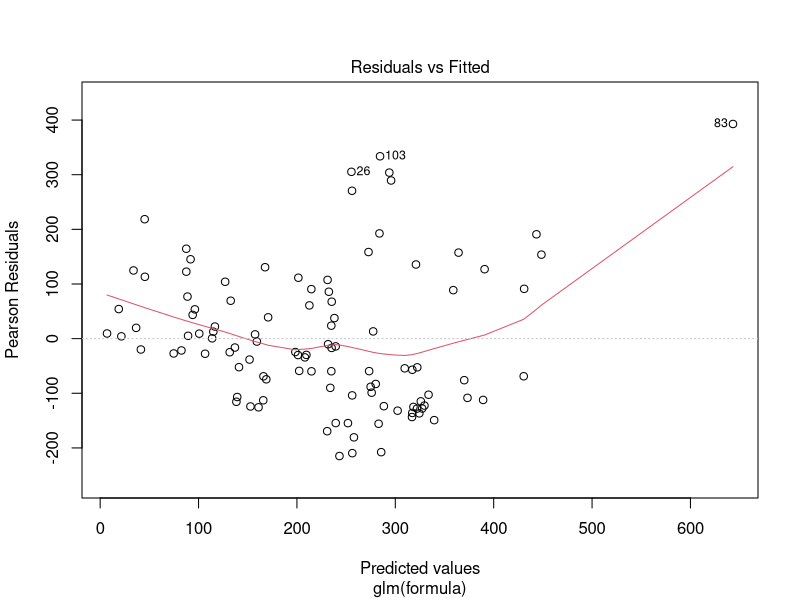
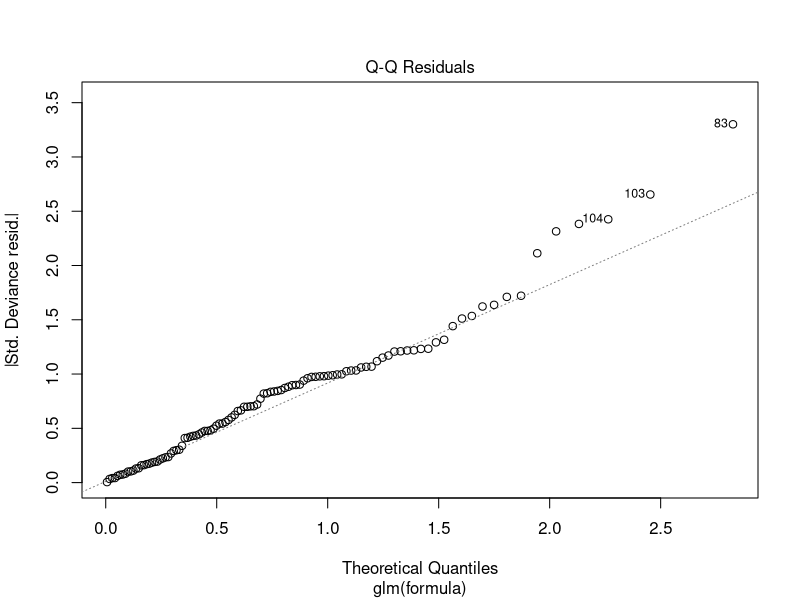
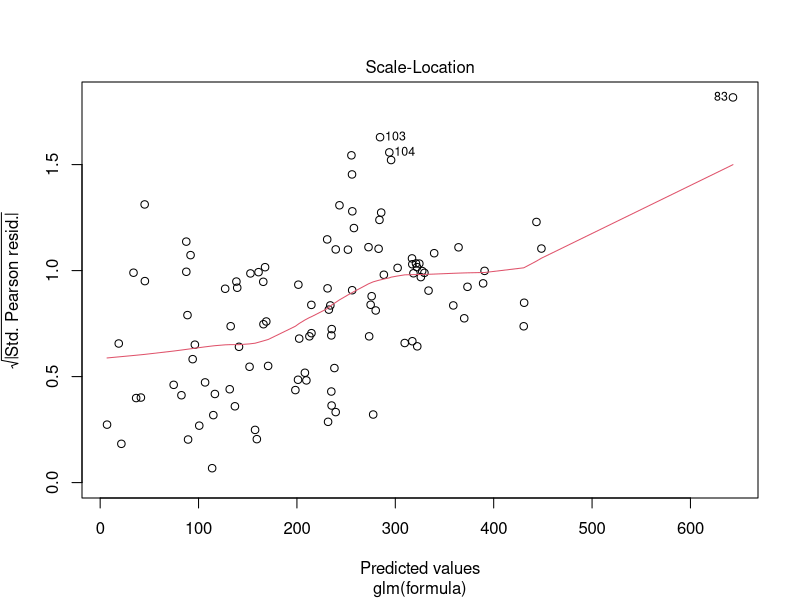
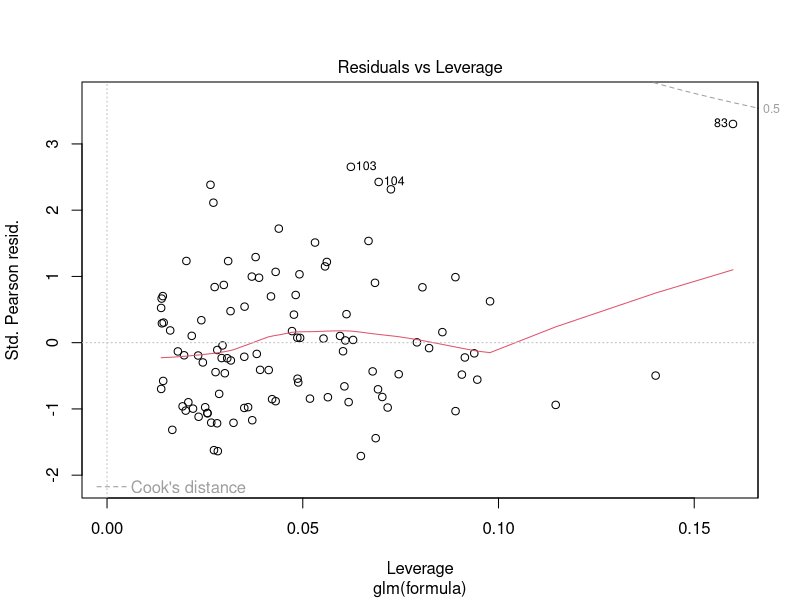

Write the R code that produced these figures, in order.
# Install the required R package
# install.packages("readxl")
# install.packages("dplyr")

# Load the required packages
library(readxl)
library(dplyr)
library(ggplot2)

# Read the Excel sheet into a data frame
utm_predictions <- read_excel("UTM_predictions.xlsx")

# Define the model formula
formula <- error_m ~ mean_distance_from_tower + Tower_count + Data_type + pulse_count

# Fit the generalized linear model
model <- glm(formula, data = utm_predictions, family = gaussian())

# Print the summary of the model
summary(model)

plot(model)
